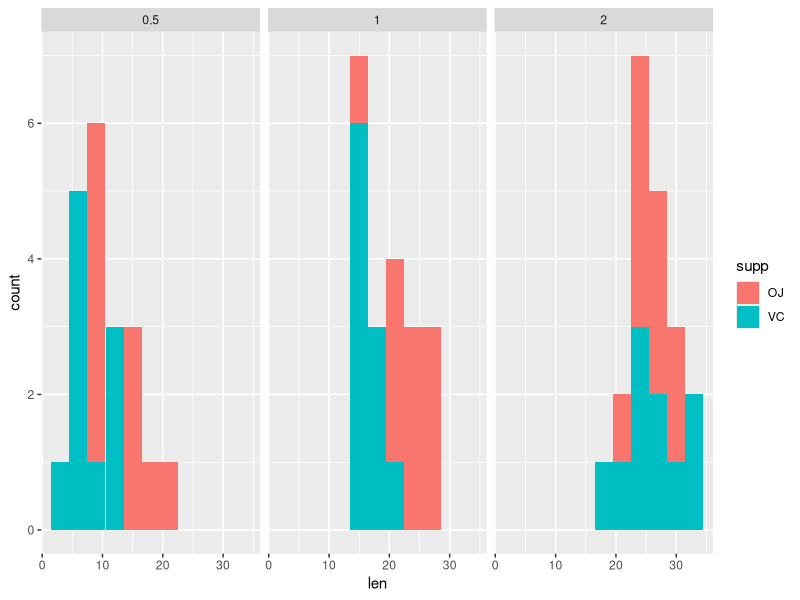
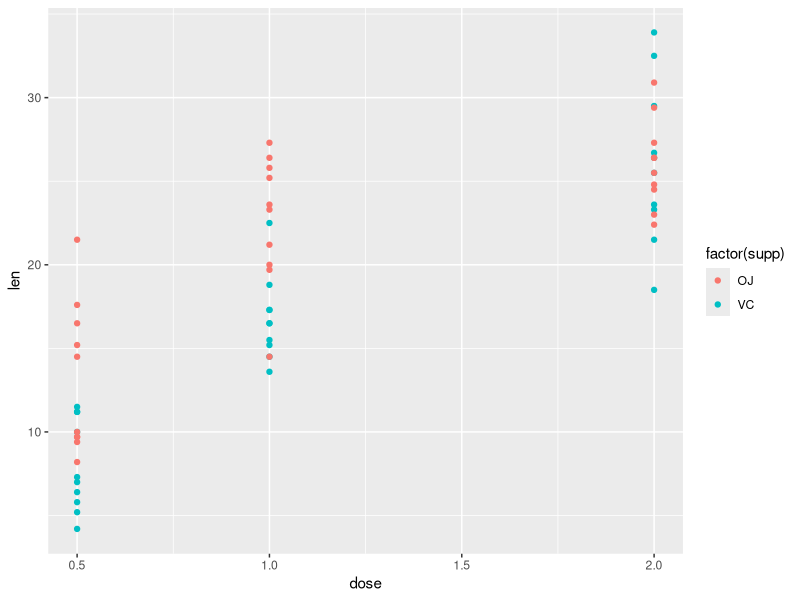

R code for these plots, in order:
## toothGrowth.R

## Investigate the ToothGrowth Data

## 1. Load the data and perform some basic exploratory data analyses
## 2. Provide a basic summary of the data
## 3. Use CIs and/or hypothesis tests to compare tooth growth by 
## supp and dose (only use the techniques from the class)
## 4. State your conclusions and assumptions needed for them.

###########################################################################

## Load ggplot
library(ggplot2)

## Load the data set
data("ToothGrowth")

## Do a brief summary
summary(ToothGrowth)

## Look at what dose and supp parameters look like
with(ToothGrowth,table(supp,dose))

## Make a histogram using ggplot
g <- ggplot(ToothGrowth,aes(len,fill=supp))
g + geom_histogram(binwidth = 3) + facet_grid(~dose)

## Make a scatterplot instead
g <- ggplot(ToothGrowth,aes(dose,len))
g + geom_point(aes(color = factor(supp))) 

## Subset based on supp
oj_growth <- subset(ToothGrowth,supp == 'OJ')$len
vc_growth <- subset(ToothGrowth,supp == 'VC')$len

## 

## Conduct a t-test on different supp levels
t.test(oj_growth,vc_growth)
